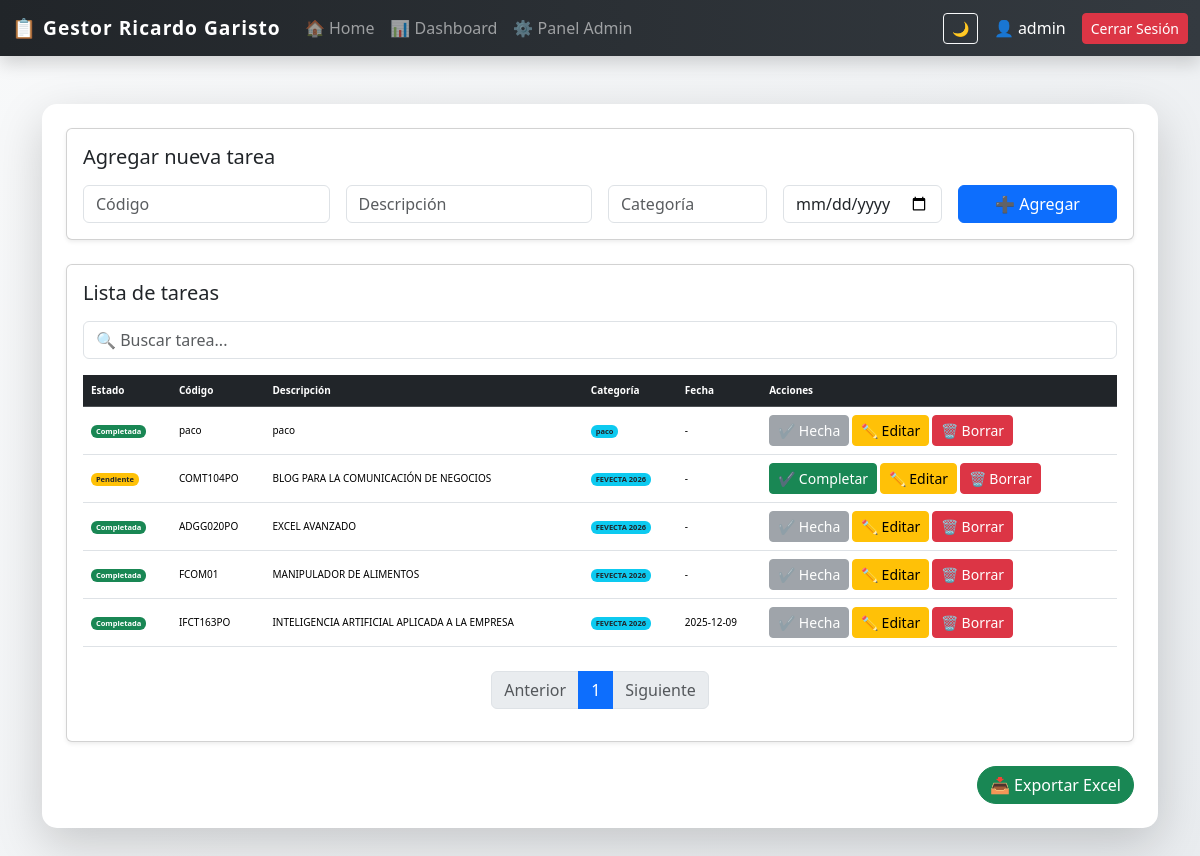
/ (signed in), run on the app's committed database.
### tables this page shows
CREATE TABLE tareas (
            id INTEGER PRIMARY KEY AUTOINCREMENT,
            descripcion TEXT NOT NULL,
            categoria TEXT,
            fecha TEXT,
            completada INTEGER DEFAULT 0,
            codigo TEXT,
            usuario_id INTEGER,
            FOREIGN KEY (usuario_id) REFERENCES usuarios(id)
        );

### app_web.py (the view)
@app.route("/")
@login_required
def index():
    user_id = session.get("user_id")
    es_admin = session.get("es_admin")
    page = request.args.get('page', 1, type=int)
    per_page = 10
    offset = (page - 1) * per_page
    conn = get_connection()
    cursor = conn.cursor()
    if es_admin == 1:
        cursor.execute("SELECT * FROM tareas ORDER BY id DESC LIMIT ? OFFSET ?", (per_page, offset))
        tareas = cursor.fetchall()
        cursor.execute("SELECT COUNT(*) FROM tareas")
        total_tareas = cursor.fetchone()[0]
    else:
        cursor.execute("SELECT * FROM tareas WHERE usuario_id = ? ORDER BY id DESC LIMIT ? OFFSET ?", (user_id, per_page, offset))
        tareas = cursor.fetchall()
        cursor.execute("SELECT COUNT(*) FROM tareas WHERE usuario_id = ?", (user_id,))
        total_tareas = cursor.fetchone()[0]
    conn.close()
    total_pages = (total_tareas + per_page - 1) // per_page if total_tareas > 0 else 1
    return render_template("index.html",
                           tareas=tareas,
                           page=page,
                           total_pages=total_pages)

### app_web.py (called while the page is built)
def get_connection():
    conn = sqlite3.connect(DB_NAME)
    conn.row_factory = sqlite3.Row
    return conn

def login_required(f):
    @wraps(f)
    def decorated_function(*args, **kwargs):
        if "user_id" not in session:
            return redirect(url_for("login"))
        return f(*args, **kwargs)
    return decorated_function

### templates/index.html
{% extends "base.html" %}
{% block content %}
<div class="card shadow-sm mb-4">
    <div class="card-body">
        <h5 class="card-title mb-3">Agregar nueva tarea</h5>
        <form action="/agregar" method="post" class="row g-3">
            <div class="col-md-3">
                <input name="codigo" class="form-control" placeholder="Código" required>
            </div>
            <div class="col-md-3">
                <input name="descripcion" class="form-control" placeholder="Descripción" required>
            </div>
            <div class="col-md-2">
                <input name="categoria" class="form-control" placeholder="Categoría">
            </div>
            <div class="col-md-2">
                <input name="fecha" type="date" class="form-control">
            </div>
            <div class="col-md-2">
                <button type="submit" class="btn btn-primary w-100">
                    ➕ Agregar
                </button>
            </div>
        </form>
    </div>
</div>
<div class="card shadow-sm">
    <div class="card-body">
        <h5 class="card-title mb-3">Lista de tareas</h5>
        <div class="mb-3">
            <input type="text" id="buscador" class="form-control" placeholder="🔍 Buscar tarea...">
        </div>
        <div class="table-responsive">
            <table class="table table-hover align-middle">
                <thead class="table-dark">
                    <tr>
                        <th>Estado</th>
                        <th>Código</th>
                        <th>Descripción</th>
                        <th>Categoría</th>
                        <th>Fecha</th>
                        <th>Acciones</th>
                    </tr>
                </thead>
                <tbody>
                    {% for tarea in tareas %}
                    <tr>
                        <td>
                            {% if tarea[4] == 1 %}
                                <span class="badge bg-success">Completada</span>
                            {% else %}
                                <span class="badge bg-warning text-dark">Pendiente</span>
                            {% endif %}
                        </td>
                        <td>{{ tarea[5] if tarea|length > 5 else '-' }}</td>
                        <td>{{ tarea[1] }}</td>
                        <td>
                            <span class="badge bg-info text-dark">
                                {{ tarea[2] if tarea[2] else "General" }}
                            </span>
                        </td>
                        <td>{{ tarea[3] if tarea[3] else "-" }}</td>
                        <td>
                            {% if tarea[4] == 0 %}
                            <a href="/completar/{{ tarea[0] }}" class="btn btn-sm btn-success">✔ Completar</a>
                            {% else %}
                            <button class="btn btn-sm btn-secondary" disabled>✔ Hecha</button>
                            {% endif %}
                            <a href="/editar/{{ tarea[0] }}" class="btn btn-sm btn-warning">✏ Editar</a>
                            <a href="/eliminar/{{ tarea[0] }}" class="btn btn-sm btn-danger"
                               onclick="return confirm('¿Seguro que deseas eliminar esta tarea?');">🗑 Borrar</a>
                        </td>
                    </tr>
                    {% endfor %}
                </tbody>
            </table>
            <nav class="mt-4">
                <ul class="pagination justify-content-center">
                    <li class="page-item {% if page <= 1 %}disabled{% endif %}">
                        <a class="page-link" href="?page={{ page - 1 }}">Anterior</a>
                    </li>
                    {% for p in range(1, total_pages + 1) %}
                    <li class="page-item {% if p == page %}active{% endif %}">
                        <a class="page-link" href="?page={{ p }}">{{ p }}</a>
                    </li>
                    {% endfor %}
                    <li class="page-item {% if page >= total_pages %}disabled{% endif %}">
                        <a class="page-link" href="?page={{ page + 1 }}">Siguiente</a>
                    </li>
                </ul>
            </nav>
        </div>
    </div>
</div>
{% endblock %}

### templates/base.html (style rules this page uses)
body { background: linear-gradient(135deg, #f8f9fa, #e9ecef); transition: all 0.3s ease; }
.table-responsive { overflow-x: auto; -webkit-overflow-scrolling: touch; font-size: 10px; }

### data on the page
tareas: completada "Completada", codigo "paco", descripcion "paco", categoria "paco", fecha "-"
tareas: completada "Pendiente", codigo "COMT104PO", descripcion "BLOG PARA LA COMUNICACIÓN DE NEGOCIOS", categoria "FEVECTA 2026", fecha "-"
tareas: completada "Completada", codigo "ADGG020PO", descripcion "EXCEL AVANZADO", categoria "FEVECTA 2026", fecha "-"
tareas: completada "Completada", codigo "FCOM01", descripcion "MANIPULADOR DE ALIMENTOS", categoria "FEVECTA 2026", fecha "-"
tareas: completada "Completada", codigo "IFCT163PO", descripcion "INTELIGENCIA ARTIFICIAL APLICADA A LA EMPRESA", categoria "FEVECTA 2026", fecha "2025-12-09"

### other printed values
{{ session['user'] }} "admin"
{{ p }} "1"
